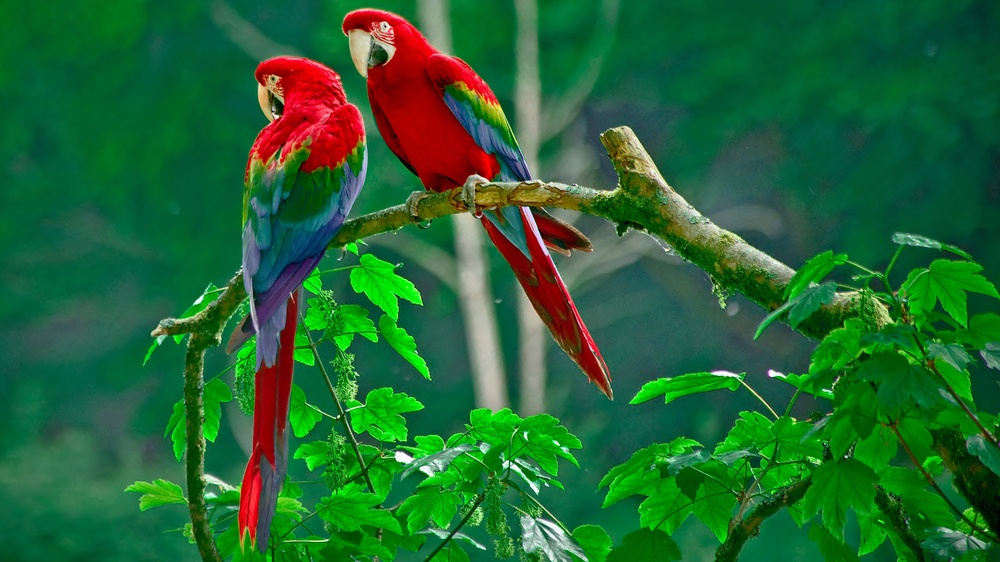
#> input picture hpcOpencv/parrots.jpg, 1000 x 562 px, shrunk from 3840 x 2160 before the run
$ python hpcOpencvBlur.py ../parrots.jpg
#> lines starting #> are read from the running program, lines starting #| are printed output that depends on the picture
#!/usr/bin/env python3

import cv2 as cv
import time
import sys

if __name__ == '__main__':

    # arguments
    if len(sys.argv) != 2:
        print("usage:", sys.argv[0], "<filename>")
        sys.exit(-1)
    FILENAME = sys.argv[1]

    # load input image
    imgIn = cv.imread(FILENAME)
#> imgIn is the input picture: shape (562, 1000, 3); mean B, G, R 51.7, 101.2, 34.4
    if imgIn.size == 0:
        print("failed to load", FILENAME)
        sys.exit(-1)

    # compute output image
    t0 = time.time()
    imgOut = cv.blur(imgIn,(100,100))
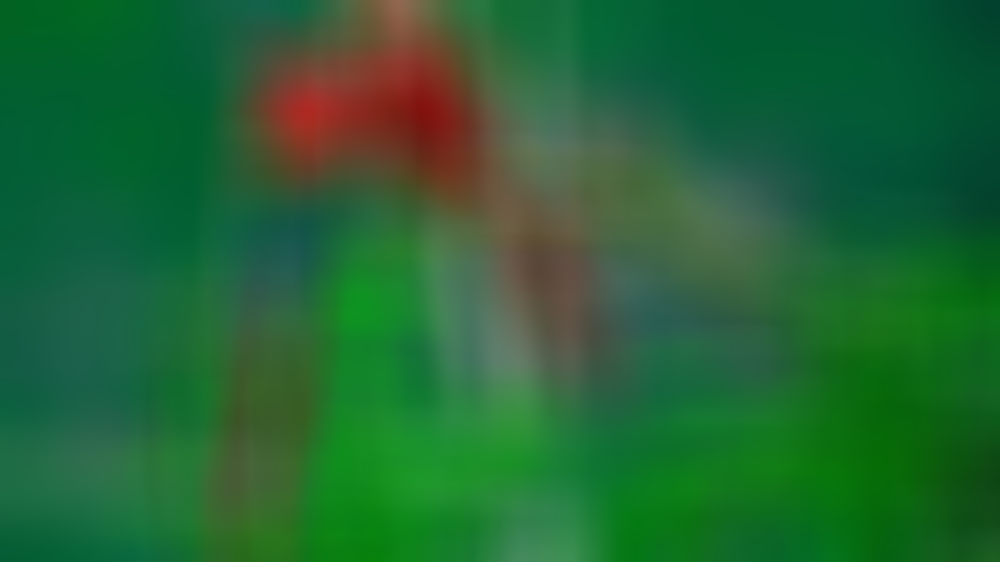
#> imgOut: shape (562, 1000, 3); mean B, G, R 51.8, 101.2, 34.4
    t1 = time.time()

    # outputs
    print("time:", t1-t0, "s")
    cv.imwrite("out_blur_"+FILENAME, imgOut)
